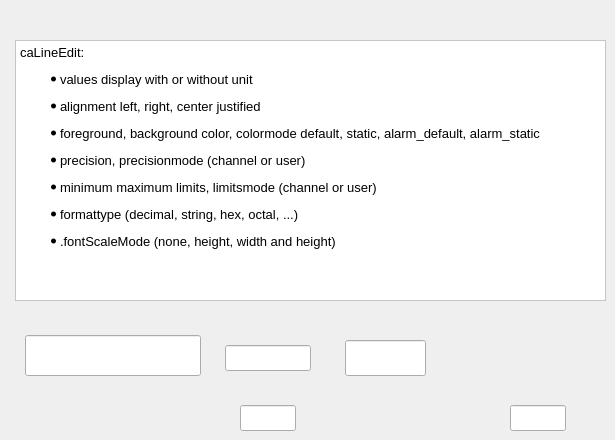
      <widget class="QWidget" name="tab_13">
       <attribute name="title">
        <string>caLineEdit</string>
       </attribute>
       <widget class="QTextEdit" name="textEdit_10">
        <property name="geometry">
         <rect>
          <x>15</x>
          <y>40</y>
          <width>591</width>
          <height>261</height>
         </rect>
        </property>
        <property name="styleSheet">
         <string notr="true">
QWidget {background: white;} </string>
        </property>
        <property name="html">
         <string>&lt;!DOCTYPE HTML PUBLIC &quot;-//W3C//DTD HTML 4.0//EN&quot; &quot;http://www.w3.org/TR/REC-html40/strict.dtd&quot;&gt;
&lt;html&gt;&lt;head&gt;&lt;meta name=&quot;qrichtext&quot; content=&quot;1&quot; /&gt;&lt;style type=&quot;text/css&quot;&gt;
p, li { white-space: pre-wrap; }
&lt;/style&gt;&lt;/head&gt;&lt;body style=&quot; font-family:'Sans Serif'; font-size:9pt; font-weight:400; font-style:normal;&quot;&gt;
&lt;p style=&quot; margin-top:0px; margin-bottom:0px; margin-left:0px; margin-right:0px; -qt-block-indent:0; text-indent:0px;&quot;&gt;&lt;span style=&quot; font-size:10pt;&quot;&gt;caLineEdit: &lt;/span&gt;&lt;/p&gt;
&lt;ul style=&quot;margin-top: 0px; margin-bottom: 0px; margin-left: 0px; margin-right: 0px; -qt-list-indent: 1;&quot;&gt;&lt;li style=&quot; font-size:10pt;&quot; style=&quot; margin-top:12px; margin-bottom:0px; margin-left:0px; margin-right:0px; -qt-block-indent:0; text-indent:0px;&quot;&gt;values display with or without unit&lt;/li&gt;
&lt;li style=&quot; font-size:10pt;&quot; style=&quot; margin-top:12px; margin-bottom:0px; margin-left:0px; margin-right:0px; -qt-block-indent:0; text-indent:0px;&quot;&gt;alignment left, right, center justified&lt;/li&gt;
&lt;li style=&quot; font-size:10pt;&quot; style=&quot; margin-top:12px; margin-bottom:0px; margin-left:0px; margin-right:0px; -qt-block-indent:0; text-indent:0px;&quot;&gt;foreground, background color, colormode default, static, alarm_default, alarm_static &lt;/li&gt;
&lt;li style=&quot; font-size:10pt;&quot; style=&quot; margin-top:12px; margin-bottom:0px; margin-left:0px; margin-right:0px; -qt-block-indent:0; text-indent:0px;&quot;&gt;precision, precisionmode (channel or user)&lt;/li&gt;
&lt;li style=&quot; font-size:10pt;&quot; style=&quot; margin-top:12px; margin-bottom:0px; margin-left:0px; margin-right:0px; -qt-block-indent:0; text-indent:0px;&quot;&gt;minimum maximum limits, limitsmode (channel or user)&lt;/li&gt;&lt;/ul&gt;
&lt;ul style=&quot;margin-top: 0px; margin-bottom: 0px; margin-left: 0px; margin-right: 0px; -qt-list-indent: 1;&quot;&gt;&lt;li style=&quot; font-size:10pt;&quot; style=&quot; margin-top:12px; margin-bottom:0px; margin-left:0px; margin-right:0px; -qt-block-indent:0; text-indent:0px;&quot;&gt;formattype (decimal, string, hex, octal, ...)&lt;/li&gt;
&lt;li style=&quot; font-size:10pt;&quot; style=&quot; margin-top:12px; margin-bottom:0px; margin-left:0px; margin-right:0px; -qt-block-indent:0; text-indent:0px;&quot;&gt;.fontScaleMode (none, height, width and height)&lt;/li&gt;&lt;/ul&gt;&lt;/body&gt;&lt;/html&gt;</string>
        </property>
       </widget>
       <widget class="caLineEdit" name="calineedit_7">
        <property name="geometry">
         <rect>
          <x>25</x>
          <y>335</y>
          <width>176</width>
          <height>41</height>
         </rect>
        </property>
        <property name="channel" stdset="0">
         <string notr="true">QTDM:COUNT:1</string>
        </property>
        <property name="background">
         <color>
          <red>170</red>
          <green>255</green>
          <blue>255</blue>
         </color>
        </property>
        <property name="colorMode">
         <enum>caLineEdit::Static</enum>
        </property>
        <property name="fontScaleMode">
         <enum>caLineEdit::WidthAndHeight</enum>
        </property>
        <property name="unitsEnabled">
         <bool>true</bool>
        </property>
       </widget>
       <widget class="caLineEdit" name="calineedit_8">
        <property name="geometry">
         <rect>
          <x>225</x>
          <y>345</y>
          <width>86</width>
          <height>26</height>
         </rect>
        </property>
        <property name="channel" stdset="0">
         <string notr="true">QTDM:COUNT:1</string>
        </property>
        <property name="background">
         <color>
          <red>170</red>
          <green>255</green>
          <blue>255</blue>
         </color>
        </property>
        <property name="colorMode">
         <enum>caLineEdit::Default</enum>
        </property>
       </widget>
       <widget class="caLineEdit" name="calineedit_9">
        <property name="geometry">
         <rect>
          <x>240</x>
          <y>405</y>
          <width>56</width>
          <height>26</height>
         </rect>
        </property>
        <property name="alignment">
         <set>Qt::AlignCenter</set>
        </property>
        <property name="channel" stdset="0">
         <string notr="true">QTDM:COUNT:1</string>
        </property>
        <property name="background">
         <color>
          <red>0</red>
          <green>0</green>
          <blue>0</blue>
         </color>
        </property>
        <property name="colorMode">
         <enum>caLineEdit::Alarm_Static</enum>
        </property>
        <property name="precision">
         <number>1</number>
        </property>
        <property name="precisionMode">
         <enum>caLineEdit::User</enum>
        </property>
       </widget>
       <widget class="caLineEdit" name="calineedit_10">
        <property name="geometry">
         <rect>
          <x>345</x>
          <y>340</y>
          <width>81</width>
          <height>36</height>
         </rect>
        </property>
        <property name="channel" stdset="0">
         <string notr="true">QTDM:COUNT:1</string>
        </property>
        <property name="background">
         <color>
          <red>170</red>
          <green>255</green>
          <blue>255</blue>
         </color>
        </property>
        <property name="colorMode">
         <enum>caLineEdit::Static</enum>
        </property>
        <property name="formatType">
         <enum>caLineEdit::hexadecimal</enum>
        </property>
       </widget>
       <widget class="caLineEdit" name="calineedit_11">
        <property name="geometry">
         <rect>
          <x>510</x>
          <y>405</y>
          <width>56</width>
          <height>26</height>
         </rect>
        </property>
        <property name="alignment">
         <set>Qt::AlignCenter</set>
        </property>
        <property name="channel" stdset="0">
         <string notr="true">QTDM:COUNT:1</string>
        </property>
        <property name="background">
         <color>
          <red>0</red>
          <green>0</green>
          <blue>0</blue>
         </color>
        </property>
        <property name="colorMode">
         <enum>caLineEdit::Alarm_Static</enum>
        </property>
        <property name="precision">
         <number>1</number>
        </property>
        <property name="precisionMode">
         <enum>caLineEdit::User</enum>
        </property>
        <property name="limitsMode">
         <enum>caLineEdit::User</enum>
        </property>
        <property name="maxValue">
         <double>2.000000000000000</double>
        </property>
       </widget>
      </widget>
